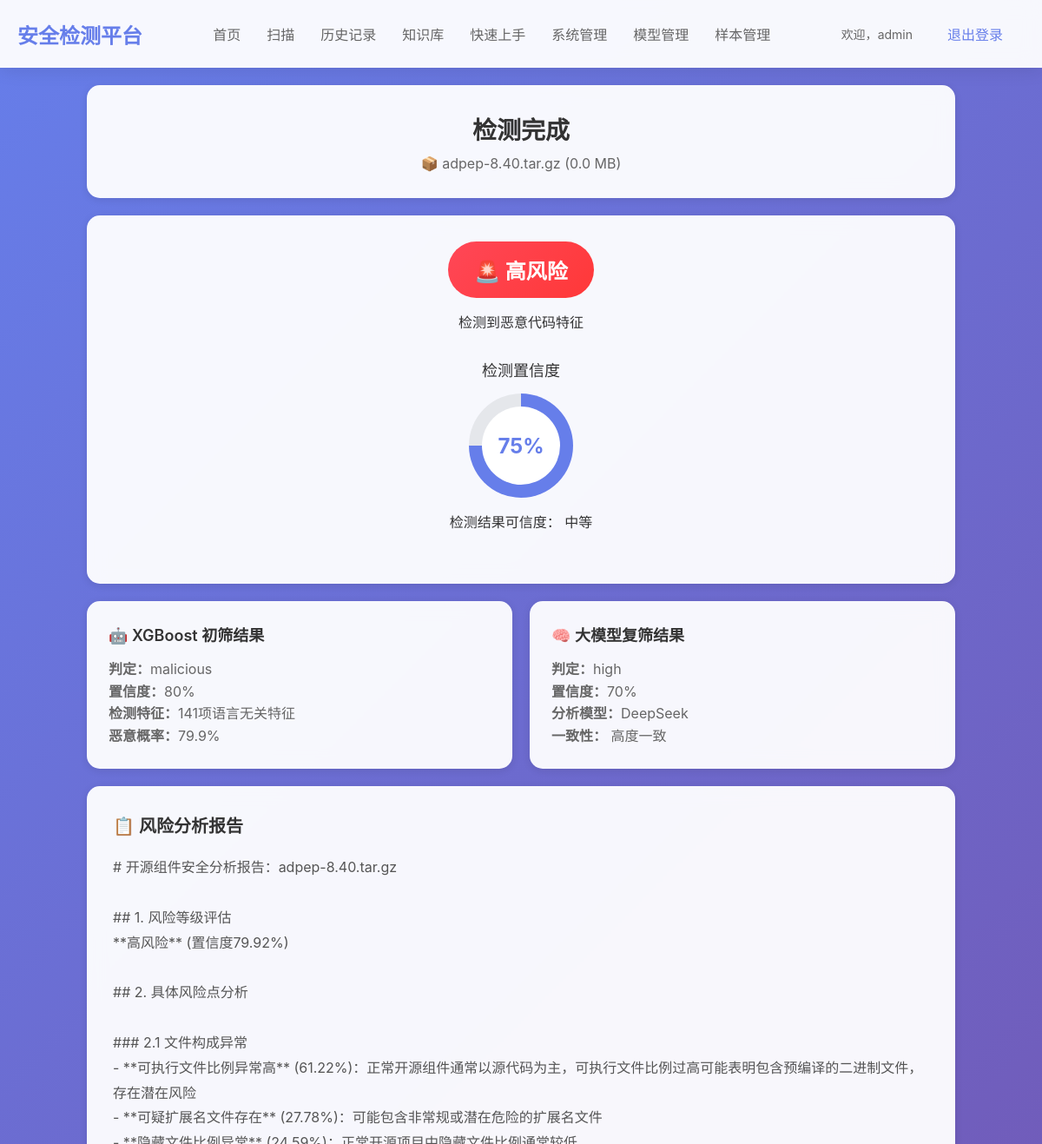
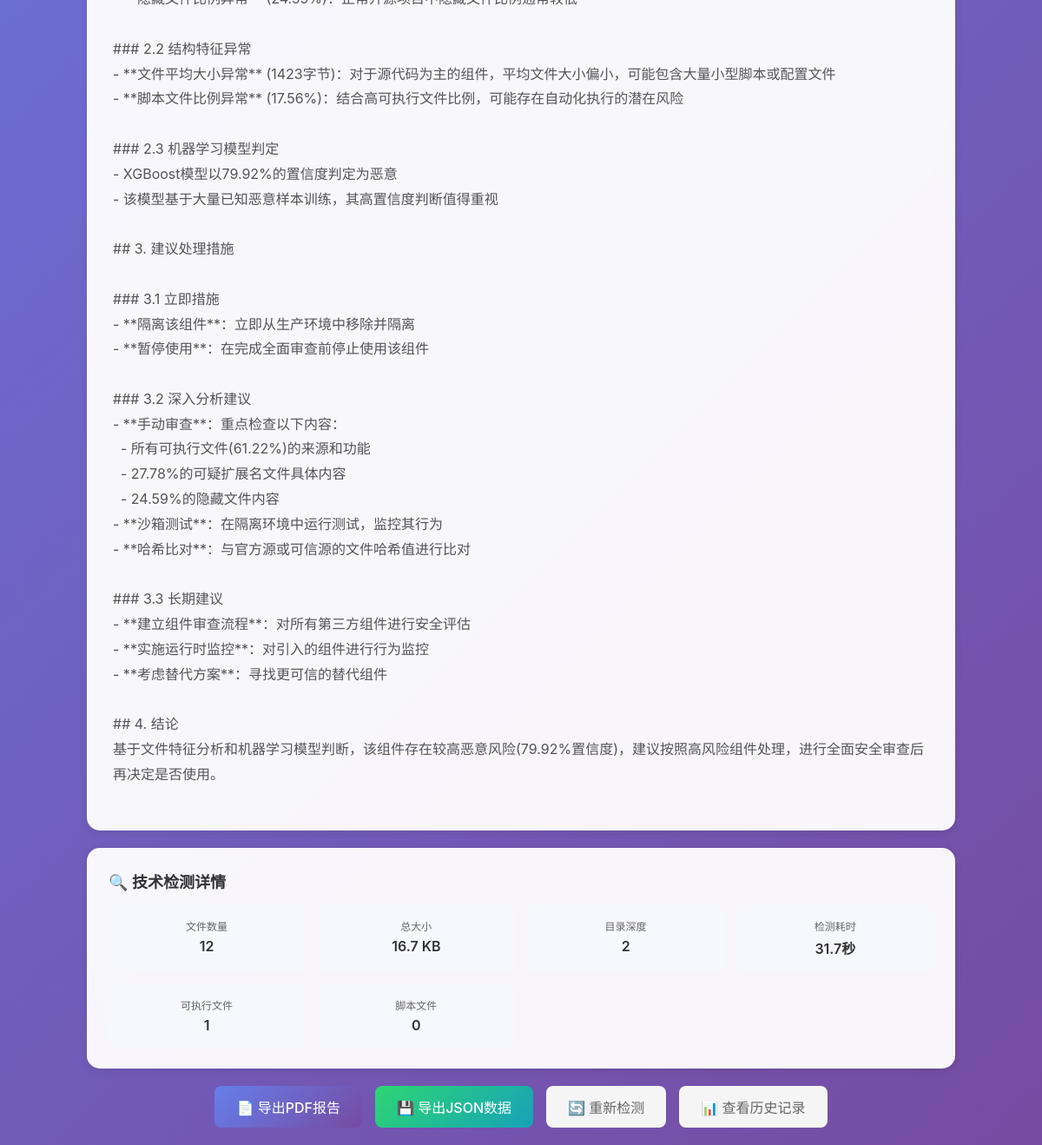
Screenshot of /results/16 (signed in) with the database file from the repository (2 pictures, top to bottom).
### tables this page shows
CREATE TABLE scan_records (
            id INTEGER PRIMARY KEY AUTOINCREMENT,
            user_id INTEGER,
            filename TEXT NOT NULL,
            file_size INTEGER,
            file_hash TEXT,
            scan_status TEXT DEFAULT 'pending',
            risk_level TEXT,
            confidence REAL,
            xgboost_result TEXT,
            llm_result TEXT,
            risk_explanation TEXT,
            scan_time REAL,
            created_at TIMESTAMP DEFAULT CURRENT_TIMESTAMP, package_type TEXT,
            FOREIGN KEY (user_id) REFERENCES users (id)
        );

### app/routes/scan.py (the view)
@scan_bp.route('/results/<int:scan_id>')
@login_required
def results(scan_id):
    conn = sqlite3.connect(Config.DATABASE_PATH)
    conn.row_factory = sqlite3.Row
    cursor = conn.cursor()
    cursor.execute('''
        SELECT * FROM scan_records
        WHERE id = ? AND user_id = ?
    ''', (scan_id, session['user_id']))
    record = cursor.fetchone()
    if not record:
        flash('扫描记录不存在')
        return redirect(url_for('user.index'))
    cursor.execute('SELECT feature_data FROM features WHERE scan_id = ?', (scan_id,))
    feature_result = cursor.fetchone()
    features = json.loads(feature_result['feature_data']) if feature_result else {}
    conn.close()
    scan_data = {
        'id': record['id'],
        'filename': record['filename'],
        'file_size': record['file_size'],
        'scan_status': record['scan_status'],
        'risk_level': record['risk_level'],
        'confidence': record['confidence'] or 0.5,
        'xgboost_result': json.loads(record['xgboost_result']) if record['xgboost_result'] else {},
        'llm_result': json.loads(record['llm_result']) if record['llm_result'] else {},
        'risk_explanation': record['risk_explanation'],
        'scan_time': record['scan_time'],
        'created_at': record['created_at'],
        'features': features
    }
    return render_template('results.html', scan_data=scan_data)

### app/utils/__init__.py (called while the page is built)
def login_required(view):
    @wraps(view)
    def wrapped_view(*args, **kwargs):
        if 'user_id' not in session:
            flash('请先登录', 'error')
            return redirect(url_for('auth.login'))
        return view(*args, **kwargs)
    return wrapped_view

### app/templates/results.html (shortened to what this page needs)
{% extends "base.html" %}
{% block content %}
<div class="results-container">
    <div class="results-header">
        <h1>检测完成</h1>
        <div class="file-info">📦 {{ scan_data.filename }} ({{ "%.1f"|format(scan_data.file_size / 1024 / 1024) }} MB)</div>
    </div>
    <div class="result-summary">
        <div class="threat-level">
            {% if scan_data.risk_level == 'high' %}
                <div class="threat-badge threat-high">🚨 高风险</div>
                <div>检测到恶意代码特征</div>
            {% elif scan_data.risk_level == 'medium' %}
                <div class="threat-badge threat-medium">⚠️ 中等风险</div>
                <div>存在潜在安全隐患</div>
            {% else %}
                <div class="threat-badge threat-low">✅ 低风险</div>
                <div>组件包相对安全</div>
            {% endif %}
        </div>
        <div class="confidence-score">
            <div class="confidence-title">检测置信度</div>
            <div class="confidence-circle">
                <div class="confidence-inner">{{ "%.0f"|format(scan_data.confidence * 100) }}%</div>
            </div>
            <div>检测结果可信度：
                {% if scan_data.confidence >= 0.8 %}高
                {% elif scan_data.confidence >= 0.6 %}中等
                {% else %}较低
                {% endif %}
            </div>
        </div>
    </div>
    <div class="detection-details">
        <div class="detail-card">
            <div class="detail-title">
                🤖 XGBoost 初筛结果
            </div>
            <div class="detail-content">
                <strong>判定：</strong>{{ scan_data.xgboost_result.prediction if scan_data.xgboost_result else 'N/A' }}<br>
                <strong>置信度：</strong>{{ "%.0f"|format(scan_data.xgboost_result.confidence * 100) if scan_data.xgboost_result else 'N/A' }}%<br>
                <strong>检测特征：</strong>141项语言无关特征<br>
                <strong>恶意概率：</strong>{{ "%.1f"|format(scan_data.xgboost_result.malicious_prob * 100) if scan_data.xgboost_result else 'N/A' }}%
            </div>
        </div>
        <div class="detail-card">
            <div class="detail-title">
                🧠 大模型复筛结果
            </div>
            <div class="detail-content">
                <strong>判定：</strong>{{ scan_data.llm_result.risk_level if scan_data.llm_result else 'N/A' }}<br>
                <strong>置信度：</strong>{{ "%.0f"|format(scan_data.llm_result.confidence * 100) if scan_data.llm_result else 'N/A' }}%<br>
                <strong>分析模型：</strong>DeepSeek<br>
                <strong>一致性：</strong>
                {% if scan_data.xgboost_result and scan_data.llm_result %}
                    {% if (scan_data.xgboost_result.prediction == 'malicious' and scan_data.llm_result.risk_level == 'high') or
                          (scan_data.xgboost_result.prediction == 'benign' and scan_data.llm_result.risk_level == 'low') %}
                        高度一致
                    {% else %}
                        部分一致
                    {% endif %}
                {% else %}
                    N/A
                {% endif %}
            </div>
        </div>
    </div>
    {% if scan_data.risk_explanation %}
    <div class="risk-explanation">
        <div class="explanation-title">
            📋 风险分析报告
        </div>
        <div class="explanation-content">{{ scan_data.risk_explanation }}</div>
    </div>
    {% endif %}
    <div class="technical-details">
        <div class="detail-title">
            🔍 技术检测详情
        </div>
        <div class="features-grid">
            <div class="feature-item">
                <div class="feature-label">文件数量</div>
                <div class="feature-value">{{ scan_data.features.file_count|round|int if scan_data.features else 'N/A' }}</div>
            </div>
            <div class="feature-item">
                <div class="feature-label">总大小</div>
                <div class="feature-value">{{ "%.1f"|format(scan_data.features.total_size / 1024) if scan_data.features else 'N/A' }} KB</div>
            </div>
            <div class="feature-item">
                <div class="feature-label">目录深度</div>
                <div class="feature-value">{{ scan_data.features.directory_depth|round|int if scan_data.features else 'N/A' }}</div>
            </div>
            <div class="feature-item">
                <div class="feature-label">检测耗时</div>
                <div class="feature-value">{{ "%.1f"|format(scan_data.scan_time) if scan_data.scan_time else 'N/A' }}秒</div>
            </div>
            <div class="feature-item">
                <div class="feature-label">可执行文件</div>
                <div class="feature-value">{{ scan_data.features.executable_files|round|int if scan_data.features else 'N/A' }}</div>
            </div>
            <div class="feature-item">
                <div class="feature-label">脚本文件</div>
                <div class="feature-value">{{ scan_data.features.script_files|round|int if scan_data.features else 'N/A' }}</div>
            </div>
        </div>
    </div>
    <div class="action-buttons">
        <a href="/download_report/{{ scan_data.id }}/pdf" class="btn btn-primary">📄 导出PDF报告</a>
        <a href="/download_report/{{ scan_data.id }}/json" class="btn btn-success">💾 导出JSON数据</a>
        <a href="/" class="btn btn-secondary">🔄 重新检测</a>
        <a href="/history" class="btn btn-secondary">📊 查看历史记录</a>
         </div>
 </div>
 {% endblock %}

### app/templates/base.html (style rules this page uses)
* { margin: 0; padding: 0; box-sizing: border-box; }
body { font-family: 'Microsoft YaHei', -apple-system, BlinkMacSystemFont, 'Segoe UI', sans-serif; background: linear-gradient(135deg, #667eea 0%, #764ba2 100%); min-height: 100vh; color: #333; }
.btn { padding: 8px 16px; border: none; border-radius: 6px; text-decoration: none; font-size: 14px; font-weight: 500; cursor: pointer; transition: all 0.3s ease; display: inline-block; }
.btn-primary { background: linear-gradient(135deg, #667eea 0%, #764ba2 100%); color: white; }

### app/templates/results.html (style rules this page uses)
.results-container { max-width: 1000px; margin: 0 auto; }
.results-header { background: rgba(255, 255, 255, 0.95); backdrop-filter: blur(10px); padding: 30px; border-radius: 15px; box-shadow: 0 2px 10px rgba(0,0,0,0.1); margin-bottom: 20px; text-align: center; }
.results-header h1 { color: #333; margin-bottom: 10px; font-size: 28px; }
.file-info { color: #666; font-size: 16px; }
.result-summary { background: rgba(255, 255, 255, 0.95); backdrop-filter: blur(10px); padding: 30px; border-radius: 15px; box-shadow: 0 2px 10px rgba(0,0,0,0.1); margin-bottom: 20px; }
.threat-level { text-align: center; margin-bottom: 30px; }
.threat-badge { display: inline-block; padding: 15px 30px; border-radius: 50px; font-size: 24px; font-weight: 700; color: white; margin-bottom: 15px; }
.threat-high { background: linear-gradient(135deg, #ff4757 0%, #ff3838 100%); }
.confidence-score { text-align: center; margin-bottom: 30px; }
.confidence-title { color: #333; font-size: 18px; margin-bottom: 15px; }
.confidence-circle { width: 120px; height: 120px; border-radius: 50%; background: #e5e7eb; display: flex; align-items: center; justify-content: center; margin: 0 auto 15px; position: relative; }
.confidence-inner { width: 90px; height: 90px; background: white; border-radius: 50%; display: flex; align-items: center; justify-content: center; font-size: 24px; font-weight: 700; color: #667eea; }
.detection-details { display: grid; grid-template-columns: 1fr 1fr; gap: 20px; margin-bottom: 20px; }
.detail-card { background: rgba(255, 255, 255, 0.95); backdrop-filter: blur(10px); padding: 25px; border-radius: 15px; box-shadow: 0 2px 10px rgba(0,0,0,0.1); }
.detail-title { color: #333; font-size: 18px; font-weight: 600; margin-bottom: 15px; display: flex; align-items: center; gap: 10px; }
.detail-content { color: #666; line-height: 1.6; }
.risk-explanation { background: rgba(255, 255, 255, 0.95); backdrop-filter: blur(10px); padding: 30px; border-radius: 15px; box-shadow: 0 2px 10px rgba(0,0,0,0.1); margin-bottom: 20px; }
.explanation-title { color: #333; font-size: 20px; font-weight: 600; margin-bottom: 20px; display: flex; align-items: center; gap: 10px; }
.explanation-content { color: #555; line-height: 1.8; font-size: 16px; margin-bottom: 20px; white-space: pre-wrap; }
.technical-details { background: rgba(255, 255, 255, 0.95); backdrop-filter: blur(10px); padding: 25px; border-radius: 15px; box-shadow: 0 2px 10px rgba(0,0,0,0.1); margin-bottom: 20px; }
.features-grid { display: grid; grid-template-columns: repeat(auto-fit, minmax(200px, 1fr)); gap: 15px; margin-top: 15px; }
.feature-item { background: rgba(248, 249, 255, 0.8); padding: 15px; border-radius: 8px; text-align: center; }
.feature-label { color: #666; font-size: 12px; margin-bottom: 5px; }
.feature-value { color: #333; font-size: 16px; font-weight: 600; }
.action-buttons { display: flex; gap: 15px; justify-content: center; flex-wrap: wrap; }
.btn { padding: 12px 25px; border: none; border-radius: 8px; font-size: 16px; cursor: pointer; transition: all 0.3s ease; text-decoration: none; display: inline-block; }
.btn-primary { background: linear-gradient(135deg, #667eea 0%, #764ba2 100%); color: white; }
.btn-success { background: linear-gradient(135deg, #2ed573 0%, #17a2b8 100%); color: white; }
.btn-secondary { background: #f5f5f5; color: #666; }

### rows the page displays
scan_records: filename "adpep-8.40.tar.gz", scan_data.file_size/1024/1024 "0.0", scan_data.confidence*100 "75", llm_result "high", risk_explanation "# 开源组件安全分析报告：adpep-8.40.tar.gz ## 1. 风险等级评估 **高风险** (置信度79.92%) ## 2. 具体风险点分析 ### 2.1 文件构成异常 - **可执行文件比例异常高** (61.22%)：正常开源组件通常以源代码为主，可执行文件比例过高可能表明包含预编译的二进制文件，存在潜在风险 - **可疑扩展名文件存在** (27.78%)：可能包含非常规或潜在危险的扩展名文件 - **隐藏文件比例异常** (24.59%)：正常开源项目中隐藏文件比例通常较低 ### 2.2 结构特征异常 - **文件平均大小异常** (1423字节)：对于源代码为主的组件，平均文件大小偏小，可能包含大量小型脚本或配置文件 - **脚本文件比例异常** (17.56%)：结合高可执行文件比例，可能存在自动化执行的潜在风险 ### 2.3 机器学习模型判定 - XGBoost模型以79.92%的置信度判定为恶意 - 该模型基于大量已知恶意样本训练，其高置信度判断值得重视 ## 3. 建议处理措施 ### 3.1 立即措施 - **隔离该组件**：立即从生产环境中移除并隔离 - **暂停使用**：在完成全面审查前停止使用该组件 ### 3.2 深入分析建议 - **手动审查**：重点检查以下内容： - 所有可执行文件(61.22%)的来源和功能 - 27.78%的可疑扩展名文件具体内容 - 24.59%的隐藏文件内容 - **沙箱测试**：在隔离环境中运行测试，监控其行为 - **哈希比对**：与官方源或可信源的文件哈希值进行比对 ### 3.3 长期建议…", scan_time "31.7"

### other values shown
{{ session.username }} "admin"
